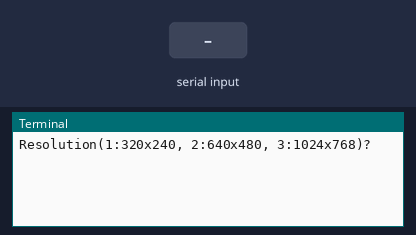
Bench run of a program on a simulated Raspberry Pi (BCM pin numbers). On the bench: the last lines printed to the terminal. Inputs (shaded band) come from the test bench. The camera gives no picture and a still takes 0.5 s. At 7.8 s the program stops and its outputs stay as they are.

Above: at 1.2 s.
1.3 s: "3" typed at the terminal, then Enter
At 1.9 s:
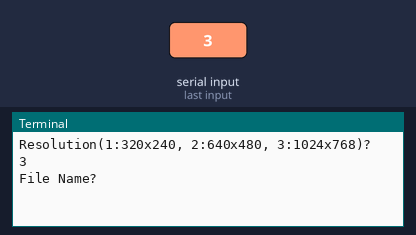
2.8 s: "2" typed at the terminal, then Enter
At 4.3 s:
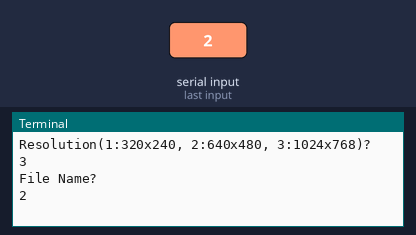

Measured:
- after the input at 1.3 s, the terminal: prints a new line at once (image 1)
- after the input at 2.8 s, the terminal: prints a new line at once (image 2)

The program:

pycamera_basic_ex08.py
```python
import picamera
import time

with picamera.PiCamera() as camera:
    res = int(input('Resolution(1:320x240, 2:640x480, 3:1024x768)?'))

    # 선택한 값에 따라 해상도 성정
    if res == 3:
        camera.resolution = (1024, 768)
    elif res == 2:
        camera.resolution = (640, 480)
    else:
        camera.resolution = (320, 240)

# 파일명 입력
filename = input('File Name?')

camera.framerate = 15

#프리뷰 화면 표시
camera.start_preview()

# 촬영하고 파일저장
camera.start_recording(output= filename + '.h264')

# 5초 대기
camera.wait_recording(5)

# 촬영 종료
camera.stop_recording()

# 프리뷰 화면 종료
camera.stop_preview()
```
